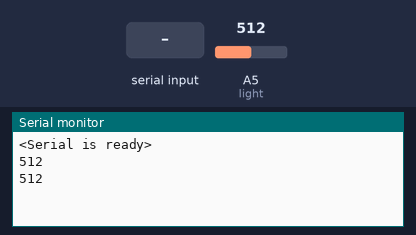
Bench run of a sketch on a simulated Arduino Uno, built with avr-gcc and run on an emulated ATmega328P. On the bench: the last lines printed to the serial monitor. The test bench sets the inputs (shaded band); at power-on: A5 (light) = 512.

Above: at 1.2 s.
1.3 s: "90,45\n" received over Serial
At 2.5 s:
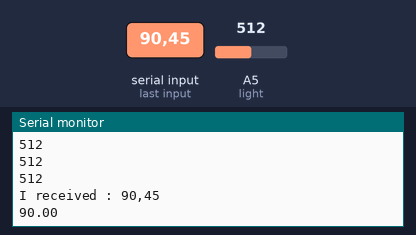
3.5 s: "5\n" received over Serial
At 4.8 s:
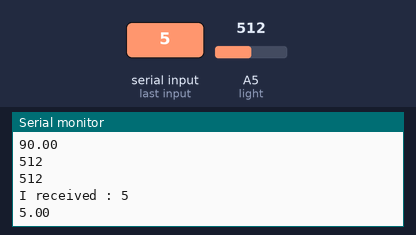
5.5 s: A5 (light) set to 716
At 6.8 s:
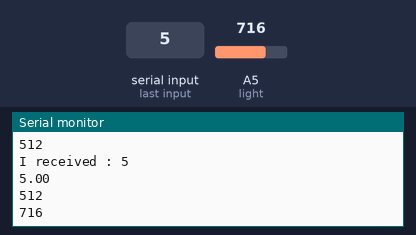
7.0 s: A5 (light) set to 900
At 7.8 s:
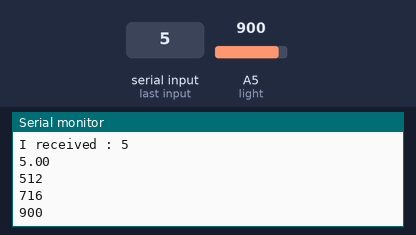
Timing chart, 0 to 9.5 s (numbered marks = the images above; inputs shaded):
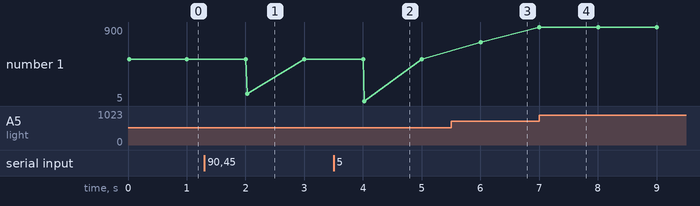

Measured:
- after the input at 1.3 s, the serial monitor: prints a new line after 0.71 s (image 1)
- after the input at 3.5 s, the serial monitor: prints a new line after 0.51 s (image 2)
- after the input at 5.5 s, the serial monitor: prints a new line after 0.50 s (image 3)
- after the input at 7.0 s, the serial monitor: prints a new line at once (image 4)
- plotted number 1: 512 → 716 after the input at 5.5 s, 716 → 900 after the input at 7.0 s

The sketch:

readserial.ino
```cpp
#define TRUE 1
#define FALSE 0
char receivedChar;
String receivedStr; // souvent evite .. perf !?
int sensorValue;
int jour = FALSE;
float seuil = 0.0;

void setup() {
  Serial.begin(9600);
  Serial.println("<Serial is ready>");
}

void loop() {
  // L'ESP ecrit
  sensorValue = analogRead(A5);   // read analog input : light
  Serial.print(sensorValue, DEC); // Prints the value to the serial port
  Serial.print("\n");             // as human-readable ASCII text

  // L'ESP lit
  while(Serial.available() > 0) {
    //receivedChar = Serial.read();              // Just one byte
    receivedStr =  Serial.readStringUntil('\n'); // A string
    Serial.print("\nI received : "); // say what you got:
    //Serial.println(receivedChar);
    //if (receivedChar == '1') jour = TRUE ; else jour = FALSE;
    Serial.println(receivedStr);
    seuil = receivedStr.toFloat();
    Serial.println(seuil);
  }
  delay(1000);
}
```
